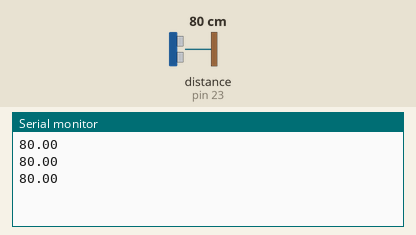
Recording of a sketch running on a simulated Arduino Mega 2560, built with avr-gcc and run on an emulated ATmega2560. On the bench: the last lines printed to the serial monitor. Inputs (shaded band) come from the test bench; at power-on: distance to the obstacle (sensor on pin 23) 80 cm. The echo pulse lasts 58.3 µs per cm.

Above: at 1.3 s.
1.4 s: distance to the obstacle (sensor on pin 23) set to 2 cm
At 1.9 s:
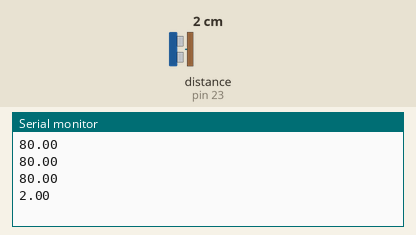
2.9 s: distance to the obstacle (sensor on pin 23) set to 4 cm
At 3.4 s:
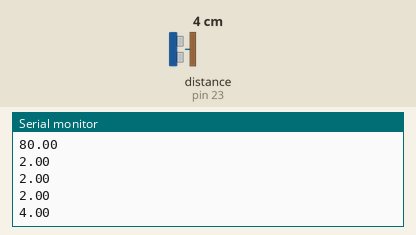
Timing chart, 0 to 5.9 s (numbered marks = the images above; inputs shaded):
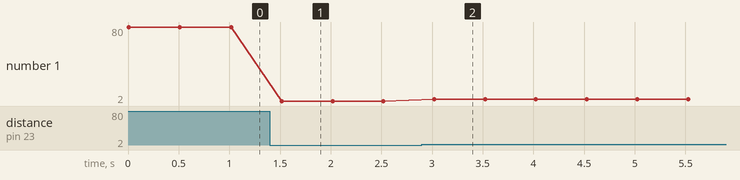

The sketch:

ultrasonic_test.ino
```cpp
/*
JSN-SR04T-V3.0 Ultrasonic Sensor - Mode 0 Demo
Displays on Serial Monitor

Mode 0 is default mode with no jumpers or resistors
(emulates HC-SR04)
 */
#include <HCSR04.h>

// Initialize sensor that uses digital pins 13 and 12.
const byte triggerPin = 22;
const byte echoPin = 23;
UltraSonicDistanceSensor distanceSensor(triggerPin, echoPin);

void setup () {
    Serial.begin(9600);  // We initialize serial connection so that we could print values from sensor.
}

void loop () {
    // Every 500 miliseconds, do a measurement using the sensor and print the distance in centimeters.
    float distance = distanceSensor.measureDistanceCm();
    Serial.println(distance);
    delay(500);
}
```

Measured:
- after the input at 1.4 s, the serial monitor: prints a new line after 0.12 s (image 1)
- after the input at 2.9 s, the serial monitor: prints a new line after 0.12 s (image 2)
- plotted number 1: 80 → 2 after the input at 1.4 s, 2 → 4 after the input at 2.9 s
